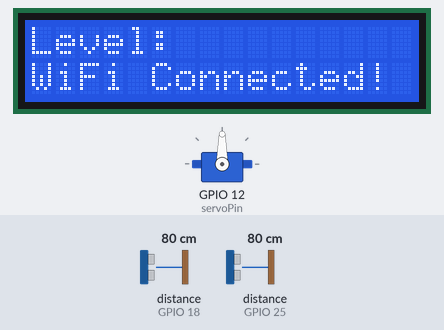
Bench run of a sketch on a simulated ESP32. On the bench: servo, 16×2 character LCD. Wiring (inferred from the names in the program): 2 × ultrasonic range finder: trigger GPIO 5, echo GPIO 18 / trigger GPIO 26, echo GPIO 25. The test bench sets the inputs (shaded band); at power-on: distance to the obstacle (sensors on GPIO 18, GPIO 25) 80 cm. The echo pulse lasts 58.3 µs per cm; WiFi joins after 1.5 s; servers stay silent unless stated; uploads are accepted with an empty reply; what the sketch prints to the serial monitor is not drawn.

Above: at 1.7 s.
At 3.8 s:
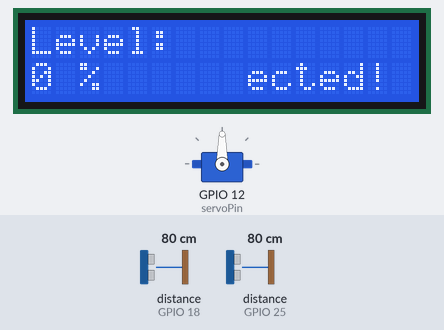
3.9 s: distance to the obstacle (sensor on GPIO 18) set to 2 cm
At 5.1 s:
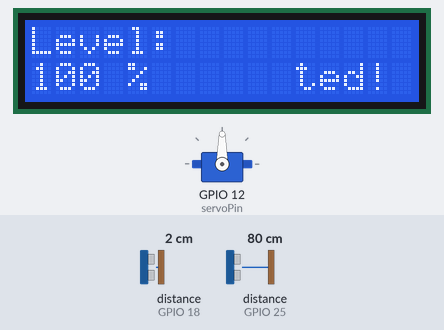
5.4 s: distance to the obstacle (sensor on GPIO 25) set to 12 cm
6.9 s: distance to the obstacle (sensor on GPIO 25) set to 9 cm
At 8.2 s:
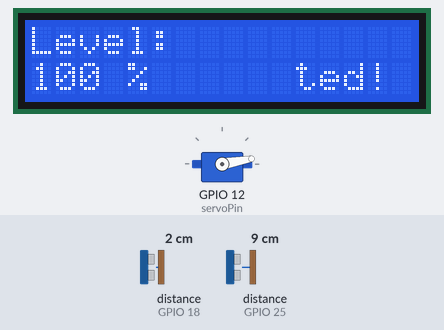
Timing chart, 0 to 9.9 s (numbered marks = the images above; inputs shaded):
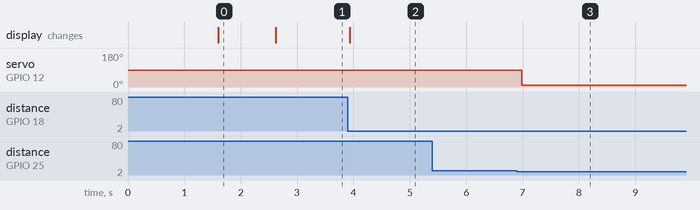

The sketch:

smart_box.ino
```cpp
#include <ESP32Servo.h>
#include <Wire.h>
#include <LiquidCrystal_I2C.h>
#include <WiFi.h>
#include <HTTPClient.h>

const int servoPin = 12;

const int lidTrigPin = 26;
const int lidEchoPin = 25;

const int SERVO_CLOSED = 90;
const int SERVO_OPEN = 10;

const int levelTrigPin = 5;
const int levelEchoPin = 18;

#define EMPTY_CM 30.0
#define FULL_CM 5.0

const char* WIFI_SSID = "";
const char* WIFI_PASS = "";
const char* SERVER_URL = "";

const unsigned long SEND_INTERVAL = 5000;
unsigned long lastSend = 0;
float currentPct = 0.0;

Servo myServo;
LiquidCrystal_I2C lcd(0x27, 16, 2);

void setup() {
  Serial.begin(115200);

  myServo.attach(servoPin);
  myServo.write(SERVO_CLOSED);
  pinMode(lidTrigPin, OUTPUT);
  pinMode(lidEchoPin, INPUT);

  pinMode(levelTrigPin, OUTPUT);
  pinMode(levelEchoPin, INPUT);

  lcd.init();
  lcd.backlight();
  lcd.setCursor(0, 0);
  lcd.print("Level:");
  lcd.setCursor(0, 1);
  lcd.print("Connecting WiFi ");

  WiFi.begin(WIFI_SSID, WIFI_PASS, 6);
  while (WiFi.status() != WL_CONNECTED) {
    delay(250);
  }
  lcd.setCursor(0, 1);
  lcd.print("WiFi Connected! ");
  delay(1000);
}

int getLidDistance() {
  digitalWrite(lidTrigPin, LOW);
  delayMicroseconds(2);
  digitalWrite(lidTrigPin, HIGH);
  delayMicroseconds(10);
  digitalWrite(lidTrigPin, LOW);
  long duration = pulseIn(lidEchoPin, HIGH, 30000);
  if (duration == 0) return -1;
  return duration * 0.0343 / 2;
}

float getLevelDistance() {
  digitalWrite(levelTrigPin, LOW);
  delayMicroseconds(2);
  digitalWrite(levelTrigPin, HIGH);
  delayMicroseconds(10);
  digitalWrite(levelTrigPin, LOW);
  long duration = pulseIn(levelEchoPin, HIGH, 30000);
  if (duration == 0) return -1;
  return duration * 0.0343 / 2;
}

float distanceToPercent(float d) {
  float pct = (EMPTY_CM - d) / (EMPTY_CM - FULL_CM) * 100.0;
  return constrain(pct, 0, 100);
}

void sendToServer(float pct, String state) {
  if (WiFi.status() != WL_CONNECTED) return;
  HTTPClient http;
  http.begin(SERVER_URL);
  http.addHeader("Content-Type", "application/json");

  http.setTimeout(1000);

  String body = "{\"device_id\":\"smart_box_01\",\"cover_status\":\"" + state + "\",\"fill_percentage\":" + String(pct, 1) + "}";

  int code = http.POST(body);

  Serial.print("HTTP POST Status: ");
  Serial.println(code);
  http.end();
}

void loop() {
  float levelDist = getLevelDistance();
  lcd.setCursor(0, 1);

  if (levelDist < 0) {
    lcd.print("Out of range   ");
  } else {
    currentPct = distanceToPercent(levelDist);
    lcd.print(currentPct, 0);
    lcd.print(" %      ");

    if (millis() - lastSend >= SEND_INTERVAL) {
      lastSend = millis();
      sendToServer(currentPct, "CLOSED");
    }
  }

  int lidDist = getLidDistance();

  if (lidDist > 0 && lidDist < 10) {
    Serial.println("Hand detected! Opening...");
    myServo.write(SERVO_OPEN);

    sendToServer(currentPct, "OPEN");

    delay(3000);

    int missedReadings = 0;

    while (missedReadings < 3) {
      delay(150);
      int currentLidDist = getLidDistance();

      if (currentLidDist > 0 && currentLidDist <= 12) {
        missedReadings = 0;
      } else {
        missedReadings++;
      }
    }

    Serial.println("Hand removed. Closing...");
    myServo.write(SERVO_CLOSED);

    sendToServer(currentPct, "CLOSED");
    lastSend = millis();

    delay(500);
  }

  delay(100);
}
```

Measured:
- the behaviour switches between 11 and 10 cm on distance to the obstacle (sensor on GPIO 25) (found by bisection; images 2 and 3)
- after the input at 3.9 s, the display: changes at once (image 2)
- after the input at 5.4 s, every drawn part: stays the same
- after the input at 6.9 s, servo on GPIO 12 (servoPin): 90° → 10° after 0.09 s
- what the display in image 0 shows lasts 1.0 s, from 1.6 s to 2.6 s
